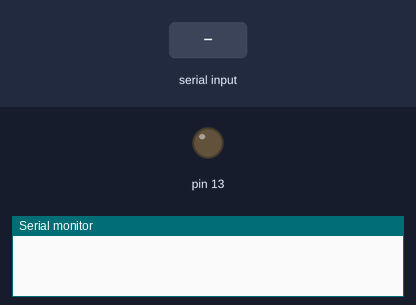
Bench run of a sketch on a simulated Arduino Uno, built with avr-gcc and run on an emulated ATmega328P. On the bench: output pins drawn as LEDs (lit = HIGH), the last lines printed to the serial monitor. The test bench sets the inputs (shaded band).

Above: at 1.2 s.
1.3 s: "1\n" received over Serial
At 2.1 s:
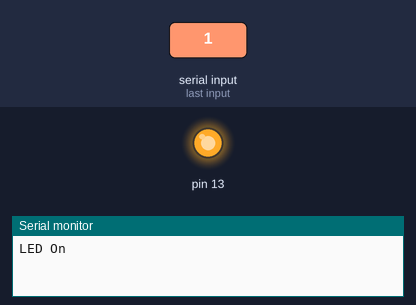
Timing chart, 0 to 4.3 s (numbered marks = the images above; inputs shaded):
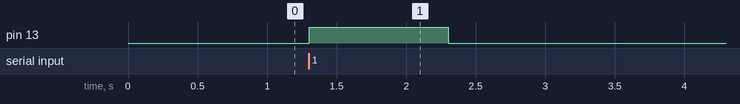

The sketch:

web_serial_onboard_led.ino
```cpp
byte incomingByte[1];

void setup() {
  Serial.begin(9600);
  pinMode(13, OUTPUT);
}

void loop() {
  if (Serial.available() > 0) {
    int serialMessage = Serial.parseInt();
    if(serialMessage == 1) {
      Serial.println("LED On");
      digitalWrite(13, HIGH);
    } else if(serialMessage == 0) {
      Serial.println("LED Off");
      digitalWrite(13, LOW);
    }
  }
}
```

Measured:
- after the input at 1.3 s, pin 13: LOW → HIGH at once, → LOW 1.0 s later
